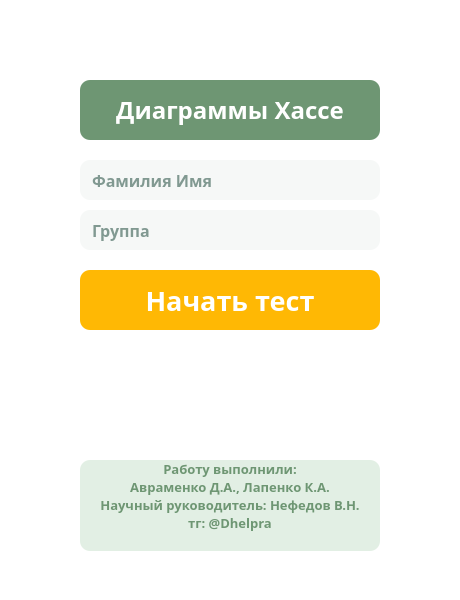
<?xml version="1.0" encoding="UTF-8"?>
<ui version="4.0">
 <class>MainWindow</class>
 <widget class="QMainWindow" name="MainWindow">
  <property name="geometry">
   <rect>
    <x>0</x>
    <y>0</y>
    <width>460</width>
    <height>600</height>
   </rect>
  </property>
  <property name="minimumSize">
   <size>
    <width>460</width>
    <height>600</height>
   </size>
  </property>
  <property name="maximumSize">
   <size>
    <width>460</width>
    <height>600</height>
   </size>
  </property>
  <property name="font">
   <font>
    <pointsize>8</pointsize>
   </font>
  </property>
  <property name="windowTitle">
   <string>Логин</string>
  </property>
  <property name="windowIcon">
   <iconset>
    <normaloff>../resources/icon.png</normaloff>../resources/icon.png</iconset>
  </property>
  <property name="styleSheet">
   <string notr="true">background-color: white;
                color: white;
            </string>
  </property>
  <widget class="QWidget" name="centralwidget">
   <widget class="QLineEdit" name="fioLine">
    <property name="geometry">
     <rect>
      <x>80</x>
      <y>160</y>
      <width>300</width>
      <height>40</height>
     </rect>
    </property>
    <property name="font">
     <font>
      <family>Century Gothic</family>
      <pointsize>12</pointsize>
      <weight>75</weight>
      <bold>true</bold>
     </font>
    </property>
    <property name="styleSheet">
     <string notr="true">color: #0b392c;
                        border-radius: 10px;
                        background-color: #f6f8f7;
                        padding-left: 10px;
                    </string>
    </property>
    <property name="inputMask">
     <string/>
    </property>
    <property name="placeholderText">
     <string>Фамилия Имя</string>
    </property>
   </widget>
   <widget class="QLineEdit" name="groupLine">
    <property name="geometry">
     <rect>
      <x>80</x>
      <y>210</y>
      <width>300</width>
      <height>40</height>
     </rect>
    </property>
    <property name="font">
     <font>
      <family>Century Gothic</family>
      <pointsize>12</pointsize>
      <weight>75</weight>
      <bold>true</bold>
     </font>
    </property>
    <property name="styleSheet">
     <string notr="true">color: #0b392c;
                        border-radius: 10px;
                        background-color: #f6f8f7;
                        padding-left: 10px;
                    </string>
    </property>
    <property name="placeholderText">
     <string>Группа</string>
    </property>
   </widget>
   <widget class="QPushButton" name="startButton">
    <property name="geometry">
     <rect>
      <x>80</x>
      <y>270</y>
      <width>300</width>
      <height>60</height>
     </rect>
    </property>
    <property name="font">
     <font>
      <family>Century Gothic</family>
      <pointsize>20</pointsize>
      <weight>75</weight>
      <bold>true</bold>
     </font>
    </property>
    <property name="styleSheet">
     <string notr="true">QPushButton {
                        background-color: #ffb804;
                        border-radius: 10px;
                        }

                        QPushButton:hover{
                        background-color: #f3a600;
                        }
                    </string>
    </property>
    <property name="text">
     <string>Начать тест</string>
    </property>
   </widget>
   <widget class="QLabel" name="label_6">
    <property name="geometry">
     <rect>
      <x>80</x>
      <y>80</y>
      <width>300</width>
      <height>60</height>
     </rect>
    </property>
    <property name="font">
     <font>
      <family>Century Gothic</family>
      <pointsize>18</pointsize>
      <weight>75</weight>
      <bold>true</bold>
     </font>
    </property>
    <property name="styleSheet">
     <string notr="true">background-color: #6e9673;
                        border-radius: 10px;
                    </string>
    </property>
    <property name="text">
     <string>Диаграммы Хассе</string>
    </property>
    <property name="alignment">
     <set>Qt::AlignCenter</set>
    </property>
   </widget>
   <widget class="QLabel" name="label_7">
    <property name="geometry">
     <rect>
      <x>80</x>
      <y>460</y>
      <width>300</width>
      <height>91</height>
     </rect>
    </property>
    <property name="font">
     <font>
      <family>Century Gothic</family>
      <pointsize>10</pointsize>
      <weight>75</weight>
      <bold>true</bold>
     </font>
    </property>
    <property name="styleSheet">
     <string notr="true">background-color: #E2EFE4;
                        color: #6e9673;
                        border-radius: 10px;
                    </string>
    </property>
    <property name="text">
     <string>&lt;html&gt;&lt;head/&gt;&lt;body&gt;&lt;p&gt;Работу выполнили:&lt;br/&gt;Авраменко Д.А., Лапенко К.А.&lt;br/&gt;Научный руководитель: Нефедов В.Н.&lt;br/&gt;тг: @Dhelpra&lt;/p&gt;&lt;p/&gt;&lt;/body&gt;&lt;/html&gt;</string>
    </property>
    <property name="alignment">
     <set>Qt::AlignCenter</set>
    </property>
   </widget>
  </widget>
 </widget>
 <resources/>
 <connections/>
</ui>
